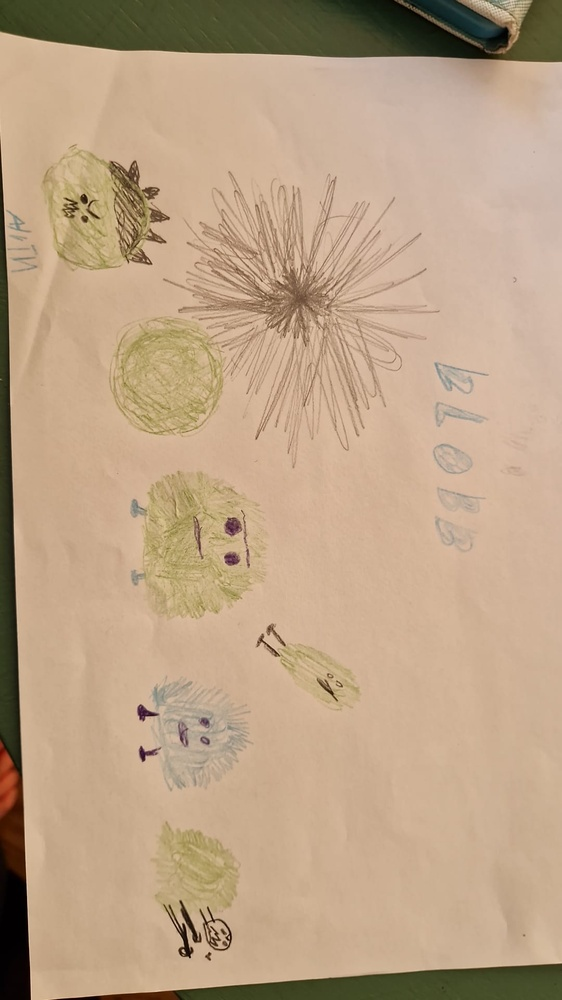
#> input picture assets/drawing.jpeg, 562 x 1000 px, shrunk from 1080 x 1920 before the run
$ python make_tiled_bg.py ../assets/drawing.jpeg out.png
#> lines starting #> are read from the running program, lines starting #| are printed output that depends on the picture
"""Makes a background seamlessly tileable horizontally by appending its mirror image.
Usage: python3 tools/make_tiled_bg.py IN OUT"""
import sys
from PIL import Image, ImageOps
im = Image.open(sys.argv[1]).convert('RGB')
#> im is the input picture: PIL image 562x1000 RGB; mean R, G, B 188.6, 162.7, 134.7
out = Image.new('RGB', (im.width * 2, im.height))
#> out: PIL image 1124x1000 RGB; every value is 0
out.paste(im, (0, 0)); out.paste(ImageOps.mirror(im), (im.width, 0))
#> after `out.paste(im, (0, 0))`:
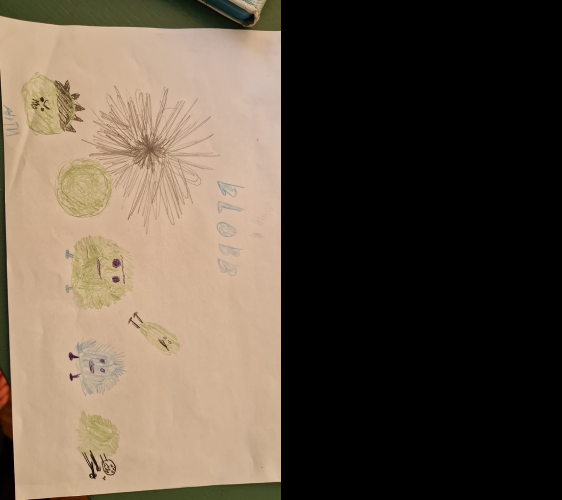
#> out: PIL image 1124x1000 RGB (shown at 1/2 size); mean R, G, B 94.3, 81.3, 67.4
#> after `out.paste(ImageOps.mirror(im), (im.width, 0))`:
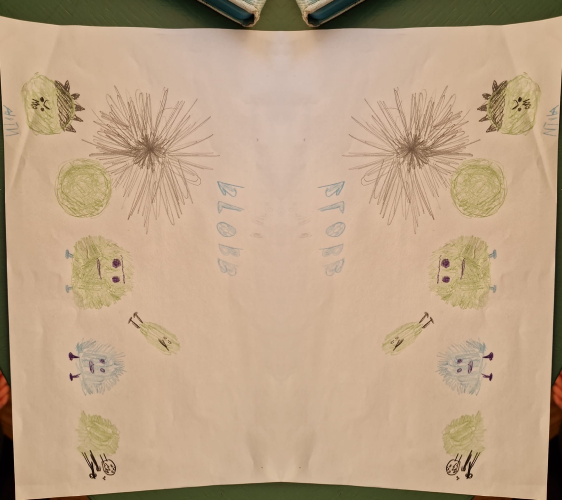
#> out: PIL image 1124x1000 RGB (shown at 1/2 size); mean R, G, B 188.6, 162.7, 134.7
out.save(sys.argv[2])
